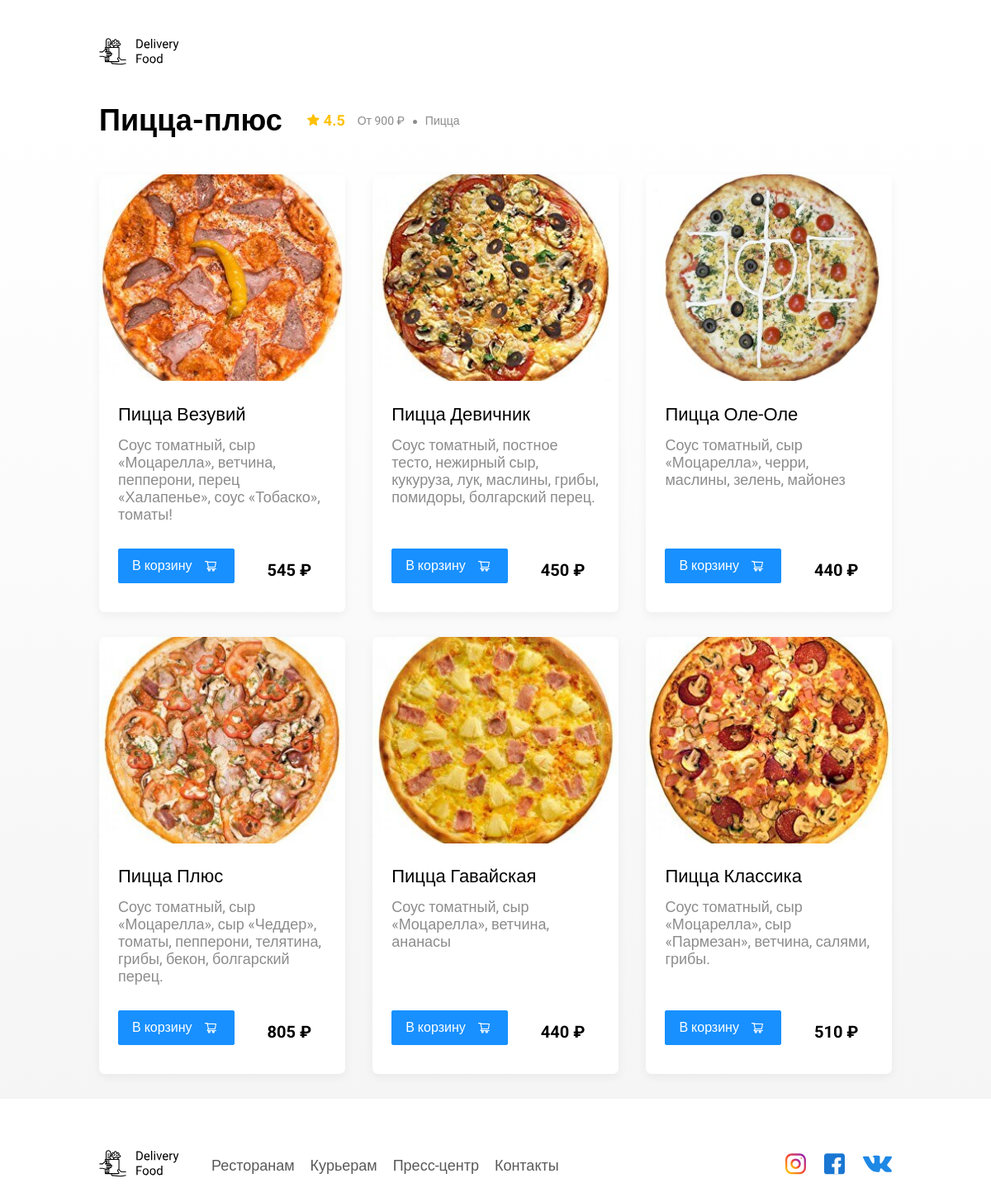
Page /restaurants/1/ on the committed database.
### delivery_app/models.py (models this page shows, shortened)
class Restaurant(models.Model):
    name = models.CharField(max_length=100, verbose_name='Название ресторана')
    delivery_time = models.IntegerField(verbose_name='Время доставки')
    rating = models.DecimalField(verbose_name='Рейтинг ресторана', max_digits=2, decimal_places=1)
    price_level = models.CharField(max_length=20, verbose_name='Уровень цен')
    category = models.CharField(max_length=100, verbose_name='Категория ресторана')
    image = models.ImageField(upload_to='images/restaurants/%Y/%m/%d/', blank=True,
                              verbose_name="Изображение ресторана")
    class Meta:
        verbose_name = "Ресторан"
        verbose_name_plural = "Рестораны"

class Dish(models.Model):
    name = models.CharField(max_length=100, verbose_name='Название блюда')
    ingredients = models.TextField(verbose_name='Состав блюда')
    price = models.IntegerField(verbose_name='Цена блюда')
    image = models.ImageField(upload_to='images/dishes/%Y/%m/%d/', blank=True, verbose_name='Изображение блюда')
    restaurant = models.ForeignKey("Restaurant", verbose_name="Ресторан", on_delete=models.CASCADE, default=1,
                                   related_name='dishes')
    class Meta:
        verbose_name = "Блюдо"
        verbose_name_plural = "Блюда"

### delivery_app/views.py (the view, shortened to what this page needs)
# urls.py: path('restaurants/<int:pk>/', RestaurantDetailView.as_view(), name='restaurant_detail_url'),
class RestaurantDetailView (DetailView):
    model = Restaurant
    context_object_name = 'restaurant'
    template_name = 'delivery_app/restaurant_view.html'
    def get_context_data(self, **kwargs):
        context = super().get_context_data(**kwargs)
        obj = self.get_object()
        context['dishes'] = obj.dishes.all()
        context['cart_total'] = basket_total(self.request)
        return context

### delivery_app/basket.py (called while the page is built)
def basket_total(request):
    b = request.session.get('basket')
    count = 0
    if b is not None:
        for key in b:
            count = count + b[key]['count'] * b[key]['price']
    return count

### delivery_app/templates/delivery_app/restaurant_view.html
{% extends 'delivery_app/base.html' %}
{% block main_block %}
<main class="main">
    <div class="container">
        <section class="menu">
            <div class="section-heading restaurant-menu">
                <h2 class="section-title restaurant-title">{{restaurant.name}}</h2>
                <div class="card-info">
                    <div class="rating">
                        {{restaurant.rating}}
                    </div>
                    <div class="price">От {{restaurant.price_level}} ₽</div>
                    <div class="category">{{restaurant.category}}</div>
                </div>
            </div>
            <div class="cards cards-menu">
                {% for dish in dishes %}
                <div class="card">
                    <img src="{{dish.image.url}}" alt="image" class="card-image"/>
                    <div class="card-text">
                        <div class="card-heading">
                            <h3 class="card-title card-title-reg">{{dish.name}}</h3>
                        </div>
                        <div class="card-info">
                            <div class="ingredients">
                                {{dish.ingredients}}
                            </div>
                        </div>
                        <div class="card-buttons">
                            <a class="button button-primary button-add-cart" href="{% url 'dish_to_basket_url' restaurant.pk dish.pk %}" >
                                <span class="button-card-text">В корзину</span>
                                <span class="button-cart-svg"></span>
                            </a>
                            <strong class="card-price card-price-bold">{{dish.price}} ₽</strong>
                        </div>
                    </div>
                </div>
                {% endfor %}
            </div>
        </section>
</main>
{% endblock %}

### delivery_app/static/delivery_app/css/style.css (style rules this page uses)
* { box-sizing: border-box; }
body { font-family: "Roboto", sans-serif; padding-top: 44px; }
a, button { cursor: pointer; color: inherit; }
.container { max-width: 1200px; margin: auto; }
.button { display: flex; align-items: center; padding: 8px 16px; background: #ffffff; border: 1px solid #d9d9d9; box-sizing: border-box; box-shadow: 0 0 2px rgba(0, 0, 0, 0.0015); border-radius: 2px; color: #595959; font-size: 16px; line-height: 24px; text-decoration: none; }
.button-primary { background: #1890ff; border: 1px solid #1890ff; color: #fff; margin-right: 10px; }
.button-card-text { margin-right: 10px; }
.button .button-cart-svg { width: 24px; height: 24px; background-color: #595959; -webkit-mask: url("../img/icon/shopping-cart.svg") no-repeat 50% 50%; mask: url("../img/icon/shopping-cart.svg") no-repeat 50% 50%; background-repeat: no-repeat; }
.button-primary .button-cart-svg { background-color: #fff; }
.button-add-cart { text-decoration: none }
.main { background: linear-gradient(180deg, rgba(245, 245, 245, 0) 1.04%, #f5f5f5 100%); }
.section-heading { display: flex; align-items: center; margin-bottom: 44px; }
.section-title { font-style: normal; font-weight: bold; font-size: 36px; line-height: 42px; margin: 0 30px 0 0; color: #000000; }
.cards { display: flex; align-items: flex-start; justify-content: space-between; flex-wrap: wrap; }
.card { background: #ffffff; box-shadow: 0 4px 12px rgba(0, 0, 0, 0.05); border-radius: 7px; overflow: hidden; margin-bottom: 30px; flex-basis: 31%; text-decoration: none; }
.card-image { width: 100%; height: 250px; object-fit: cover; }
.card-text { padding: 20px 23px 35px; min-height: 275px; display: flex; flex-direction: column; }
.card-heading { display: flex; align-items: center; justify-content: space-between; margin-bottom: 10px; }
.card-title { margin: 0; font-style: normal; font-weight: bold; font-size: 22px; line-height: 32px; }
.card-title-reg { font-weight: 400; }
.card-info { display: flex; align-items: center; flex-wrap: wrap; }
.card-buttons { display: flex; margin-top: 24px; flex-grow: 1; align-items: flex-end; }
.card-price-bold { font-weight: bold; font-size: 20px; line-height: 32px; margin-left: 30px; }
.rating { background-image: url("../img/icon/rating.svg"); background-repeat: no-repeat; background-position: 0 7px; padding-left: 20px; margin-right: 26px; color: #ffc107; font-weight: bold; font-size: 18px; line-height: 32px; }
.price, .category { color: #8c8c8c; font-size: 18px; line-height: 32px; }
.price { margin-right: 10px; }
.ingredients { color: #8c8c8c; font-size: 18px; line-height: 21px; }
.category { text-overflow: ellipsis; overflow: hidden; white-space: nowrap; max-width: 150px; }
.price:after { content: ""; width: 5px; height: 5px; background-color: #8c8c8c; display: inline-block; vertical-align: middle; border-radius: 50%; margin-left: 10px; }
@media (max-width: 1366px) { .container { max-width: 960px; } }
@media (max-width: 1366px) { .rating { margin-right: 15px; } }
@media (max-width: 1366px) { .category, .price { font-size: 14px; } }

### rows in the picture
Restaurant: name "Пицца-плюс", rating "4.5", price_level "900", category "Пицца"
Dish: image (picture), name "Пицца Везувий", ingredients "Соус томатный, сыр «Моцарелла», ветчина, пепперони, перец «Халапенье», соус «Тобаско», томаты!", price "545"
Dish: image (picture), name "Пицца Девичник", ingredients "Соус томатный, постное тесто, нежирный сыр, кукуруза, лук, маслины, грибы, помидоры, болгарский перец.", price "450"
Dish: image (picture), name "Пицца Оле-Оле", ingredients "Соус томатный, сыр «Моцарелла», черри, маслины, зелень, майонез", price "440"
Dish: image (picture), name "Пицца Плюс", ingredients "Соус томатный, сыр «Моцарелла», сыр «Чеддер», томаты, пепперони, телятина, грибы, бекон, болгарский перец.", price "805"
Dish: image (picture), name "Пицца Гавайская", ingredients "Соус томатный, сыр «Моцарелла», ветчина, ананасы", price "440"
Dish: image (picture), name "Пицца Классика", ingredients "Соус томатный, сыр «Моцарелла», сыр «Пармезан», ветчина, салями, грибы.", price "510"
